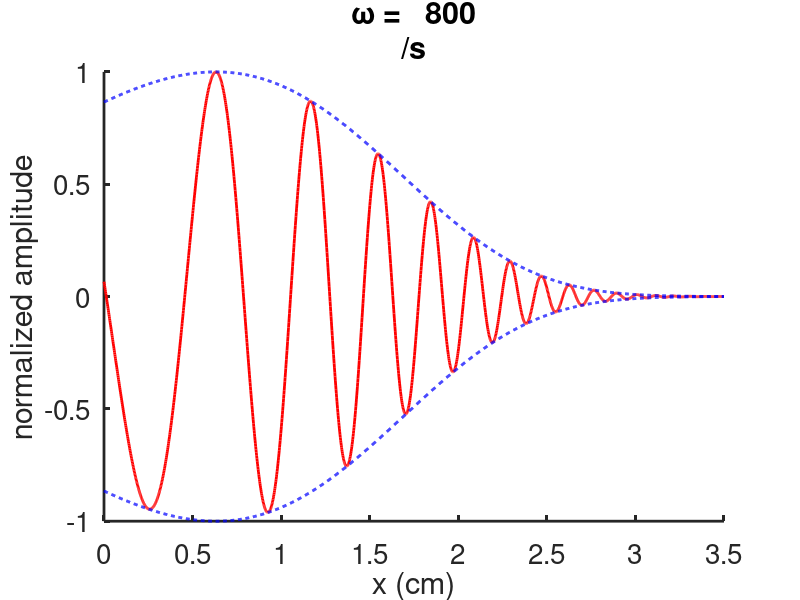
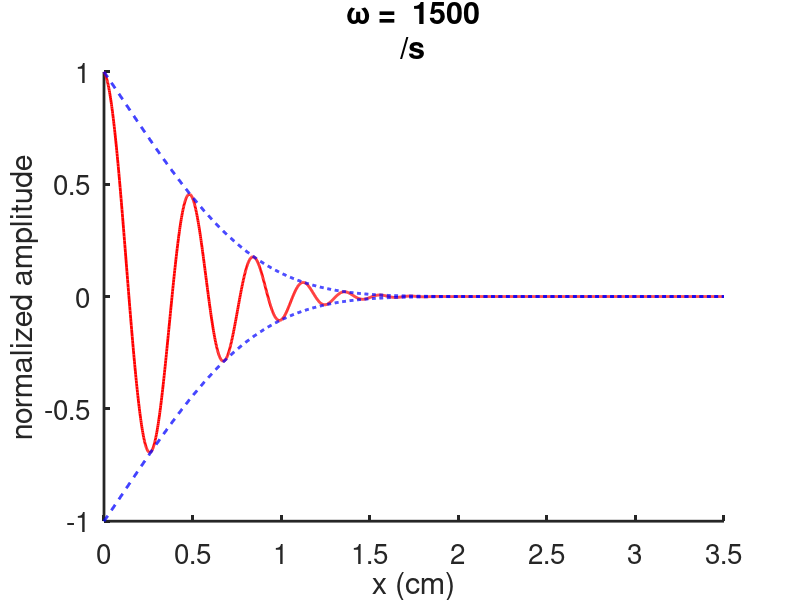

Reproduce these figures in MATLAB, in order.
% code to simulate cochlear waves with the shallow water appproximation
% 
% % For Figure  20.9 of
% Keener and Sneyd, Mathematical Physiology, 3rd Edition, Springer.

% Written by James Keener and James Sneyd

%-------------------------------------------------------------------clear all
close all
clc
set(0,                           ...
   'defaultaxesfontsize', 20,   ...
   'defaultaxeslinewidth', 2.0, ...
   'defaultlinelinewidth', 2.0, ...
   'defaultpatchlinewidth', 0.7);
lam = 1.5;
wlist = [800,1500];
for wj=1:2
    w = wlist(wj);
 
L = 3.5;
l = 0.0035;

k0 = 1e7;
r0 = 3000;

alpha = sqrt(2*w*w/(l*(k0+1i*w*r0)));
ar = real(alpha);

% take the square root with positive imaginary part. Be a
% little careful, as Matlab here gives you a negative imaginary part, which
% is not the root you want.
ai = -imag(alpha); 

x = linspace(0,L,2000);
eta = exp(3*lam*x/4 - 2*ai*exp(lam*x/2)/lam + 2*1i*ar*exp(lam*x/2)/lam);

figure(wj)
plot(x,eta/max(eta),'r',x,abs(eta)/max(abs(eta)),'--b',x,-abs(eta)/max(abs(eta)),'--b')
xp = -2*log(4*ai/(3*lam))/lam;
xlim([0,L])
xlabel('x (cm)')
box off
formatSpecF = '%6.0f\n';
 
   title(strcat('\omega = ',sprintf(formatSpecF,w),'/s'))
   ylabel('normalized amplitude')
end
%igorout = [x' real(eta/max(eta))' abs(eta/max(eta))' -abs(eta/max(eta))'];
%writematrix(igorout,'shallow_800.dat')
